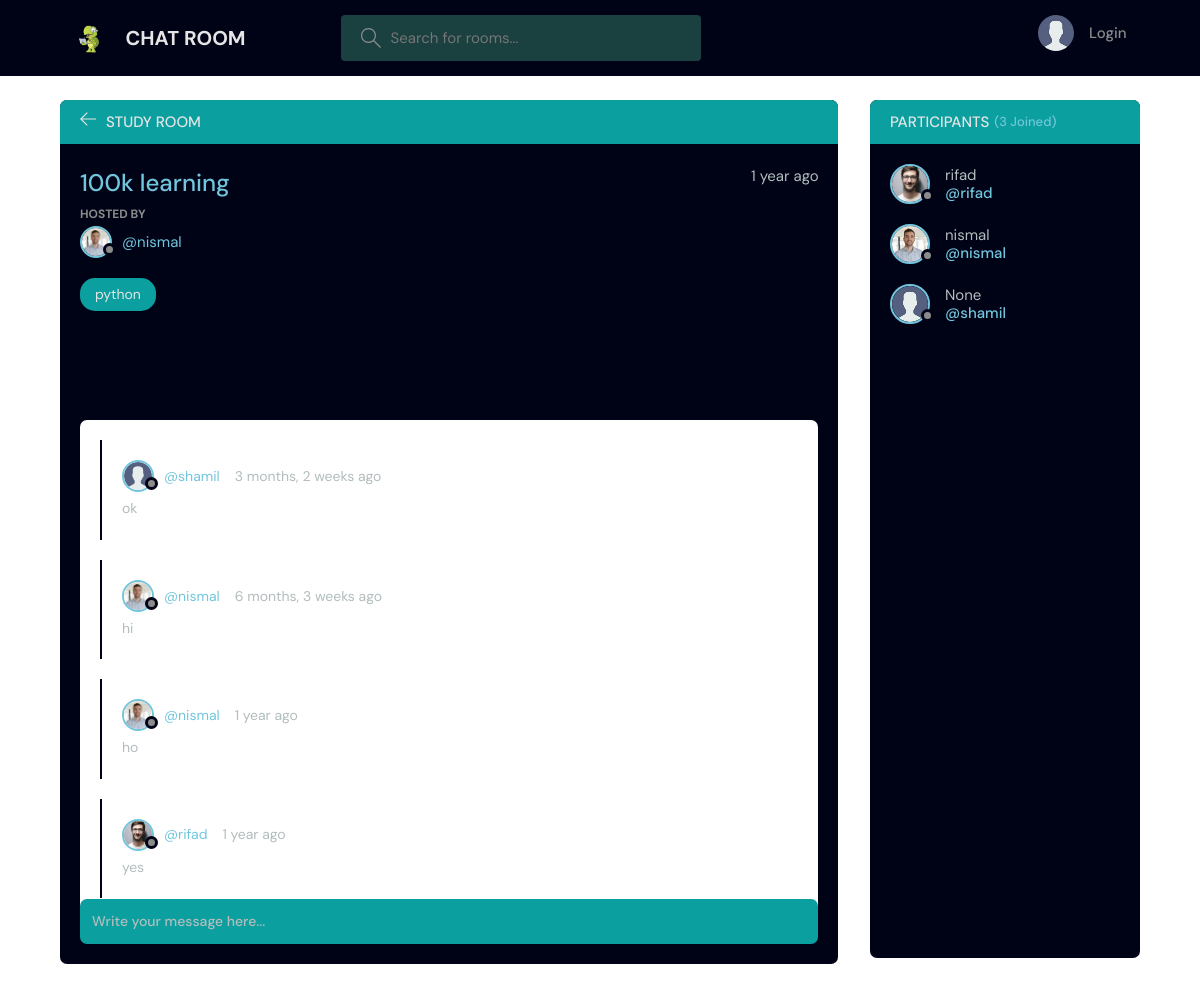
/room/1, run on the app's committed database.
### base/models.py (models this page shows, shortened)
class Room(models.Model):
    host = models.ForeignKey(User,on_delete=models.SET_NULL,null=True)
    topic = models.ForeignKey(Topic,on_delete=models.SET_NULL,null=True)
    name = models.CharField(max_length=200)
    description = models.TextField(null=True)
    participants = models.ManyToManyField(User,related_name='participants',blank=True)
    updated = models.DateField(auto_now=True)
    created = models.DateField(auto_now_add=True)
    class Meta:
        ordering =['-updated','-created']

class User(AbstractUser):
    name = models.CharField(max_length=200,null=True)
    email = models.EmailField(unique=True,null=True)
    bio = models.TextField(null=True)
    avatar = models.ImageField(null=True,default='avatar.svg')

class Topic(models.Model):
    name = models.CharField(max_length=200)
    def __str__(self):
        return self.name

class Message(models.Model):
    user =models.ForeignKey(User,on_delete=models.CASCADE)
    room = models.ForeignKey(Room,on_delete=models.CASCADE)
    body = models.TextField()
    updated = models.DateField(auto_now=True)
    created = models.DateField(auto_now_add=True)
    class Meta:
        ordering = ['-updated', '-created']

### base/views.py (the view, shortened to what this page needs)
# urls.py: path('room/<int:pk>',views.room,name='room'),
def room(request, pk):
    room = Room.objects.get(id=pk)
    room_messages = room.message_set.all()
    participants = room.participants.all()
    context = {'room': room, 'room_messages': room_messages,
               'participants': participants}
    return render(request, 'room.html', context)

### templates/room.html (shortened to what this page needs)
{% extends 'main.html' %}
{% block content %}
<main class="profile-page layout layout--2">
  <div class="container">
    <div class="room">
      <div class="room__top">
        <div class="room__topLeft">
          <a href="{% url 'home' %}">
            <svg version="1.1" xmlns="http://www.w3.org/2000/svg" width="32" height="32" viewBox="0 0 32 32">
              <title>arrow-left</title>
              <path
                d="M13.723 2.286l-13.723 13.714 13.719 13.714 1.616-1.611-10.96-10.96h27.625v-2.286h-27.625l10.965-10.965-1.616-1.607z">
              </path>
            </svg>
          </a>
          <h3>Study Room</h3>
        </div>
      </div>
      <div class="room__box scroll">
        <div class="room__header scroll">
          <div class="room__info">
            <h3>{{room.name}}</h3>
            <span>{{room.created|timesince}} ago</span>
          </div>
          <div class="room__hosted">
            <p>Hosted By</p>
            <a href="{% url 'userProfile' room.host.id %}" class="room__author">
              <div class="avatar avatar--small">
                <img src="{{room.host.avatar.url}}" />
              </div>
              <span>@{{room.host.username}}</span>
            </a>
          </div>
          <span class="room__topics">{{room.topic}}</span>
        </div>
        <div class="room__conversation">
          <div class="threads scroll">
            {% for message in room_messages %}
            <div class="thread">
              <div class="thread__top">
                <div class="thread__author">
                  <a href="{% url 'userProfile' message.user.id %}" class="thread__authorInfo">
                    <div class="avatar avatar--small">
                      <img src="{{message.user.avatar.url}}" />
                    </div>
                    <span>@{{message.user.username}}</span>
                  </a>
                  <span class="thread__date">{{message.created|timesince}} ago</span>
                </div>
              </div>
              <div class="thread__details">
                {{message.body}}
              </div>
            </div>
            {% endfor %}
          </div>
        </div>
      </div>
      <div class="room__message">
        <form action="" method="POST">
          <input name="body" placeholder="Write your message here..." />
        </form>
      </div>
    </div>
    <div class="participants">
      <h3 class="participants__top">Participants <span>({{participants.count}} Joined)</span></h3>
      <div class="participants__list scroll">
        {% for user in participants %}
        <a href="{%  url 'userProfile' user.id %}" class="participant">
          <div class="avatar avatar--medium">
            <img src="{{user.avatar.url}}" />
          </div>
          <p>
            {{user.name}}
            <span>@{{user.username}}</span>
          </p>
        </a>
        {% endfor %}
      </div>
    </div>
  </div>
</main>
{% endblock content %}

### data on the page
Room: name "100k learning", created "1 year", host.avatar (picture), host.username "nismal", topic "python"
Message: user.avatar (placeholder picture), user.username "shamil", created "3 months, 2 weeks", body "ok"
Message: user.avatar (picture), user.username "nismal", created "6 months, 3 weeks", body "hi"
Message: user.avatar (picture), user.username "nismal", created "1 year", body "ho"
Message: user.avatar (picture), user.username "rifad", created "1 year", body "yes"
User: avatar (picture), name "rifad", username "rifad"
User: avatar (picture), name "nismal", username "nismal"
User: avatar (placeholder picture), name "None", username "shamil"

### other printed values
{{ participants.count }} "3"
